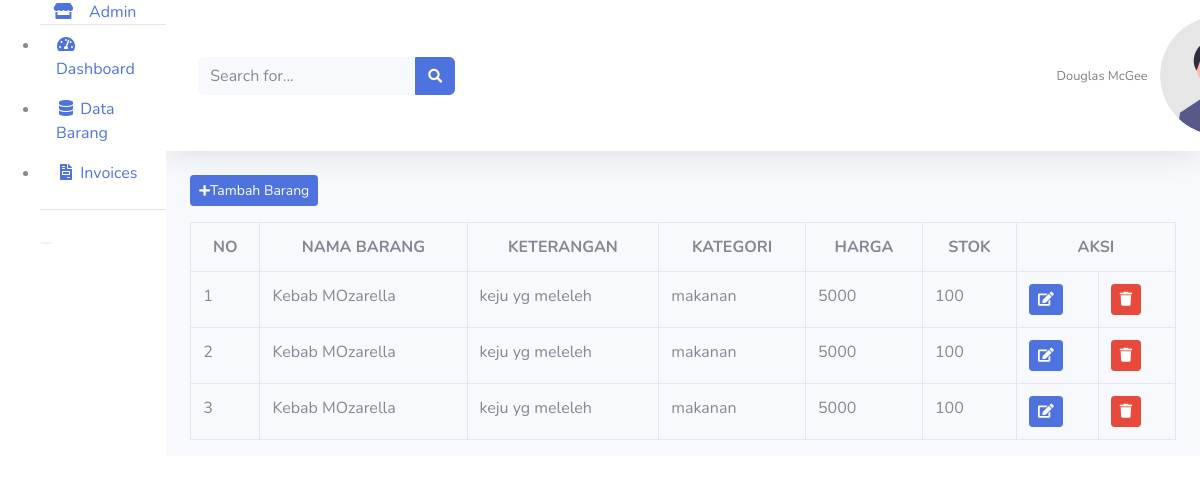
Page /index.php/admin/data_barang on the committed database.
### tables this page shows
CREATE TABLE `tb_barang` (
  `id_brg` int(11) NOT NULL,
  `nama_brg` varchar(120) NOT NULL,
  `keterangan` varchar(225) NOT NULL,
  `kategori` varchar(60) NOT NULL,
  `harga` int(11) NOT NULL,
  `stok` int(11) NOT NULL,
  `gambar` varchar(100) NOT NULL
);

### application/controllers/admin/data_barang.php (called while the page is built, shortened)
<?php
class data_barang extends CI_Controller
{
	public function index()
	{
		$data['barang'] = $this->model_barang->tampil_data()->result();
		$this->load->view('templates_admin/header');
		$this->load->view('templates_admin/sidebar');
		$this->load->view('admin/data_barang', $data);
		$this->load->view('templates_admin/footer');
	}
}

### index.php (called while the page is built, shortened)
<?php
require_once BASEPATH.'core/CodeIgniter.php';

### application/models/model_barang.php (called while the page is built, shortened)
<?php
class Model_barang extends CI_Model
{
	public function tampil_data()
	{
		return $this->db->get('tb_barang');
	}
}

### application/views/admin/data_barang.php (the view, shortened to what this page needs)
<div class="container-fluid">
	<button class="btn btn-sm btn-primary mb-3" data-toggle="modal" data-target="#tambah_barang"><i class="fas fa-plus fa-sm"></i>Tambah Barang</button>
	<table class="table table-bordered">
		<tr class="text-center">
			<th>NO</th>
			<th>NAMA BARANG</th>
			<th>KETERANGAN</th>
			<th>KATEGORI</th>
			<th>HARGA</th>
			<th>STOK</th>
			<th colspan="3">AKSI</th>
		</tr>
		<?php
		$no = 1;
		foreach ($barang as $brg) : ?>
			<tr>
				<td><?php echo $no++; ?></td>
				<td><?php echo $brg->nama_brg; ?></td>
				<td><?php echo $brg->keterangan; ?></td>
				<td><?php echo $brg->kategori; ?></td>
				<td><?php echo $brg->harga; ?></td>
				<td><?php echo $brg->stok; ?></td>
				<td><?php echo anchor('admin/data_barang/edit/' . $brg->id_brg, '<div class="btn btn-primary btn-sm"><i class="fas fa-edit"></i></div>'); ?></td>
				<td><?php echo anchor('admin/data_barang/hapus/' . $brg->id_brg, '<div class="btn btn-danger btn-sm"><i class="fas fa-trash"></i></div>'); ?></td>
			</tr>
		<?php endforeach; ?>
	</table>
</div>

### rows in the picture
tb_barang: nama_brg "Kebab MOzarella", keterangan "keju yg meleleh", kategori "makanan", harga "5000", stok "100"
tb_barang: nama_brg "Kebab MOzarella", keterangan "keju yg meleleh", kategori "makanan", harga "5000", stok "100"
tb_barang: nama_brg "Kebab MOzarella", keterangan "keju yg meleleh", kategori "makanan", harga "5000", stok "100"
